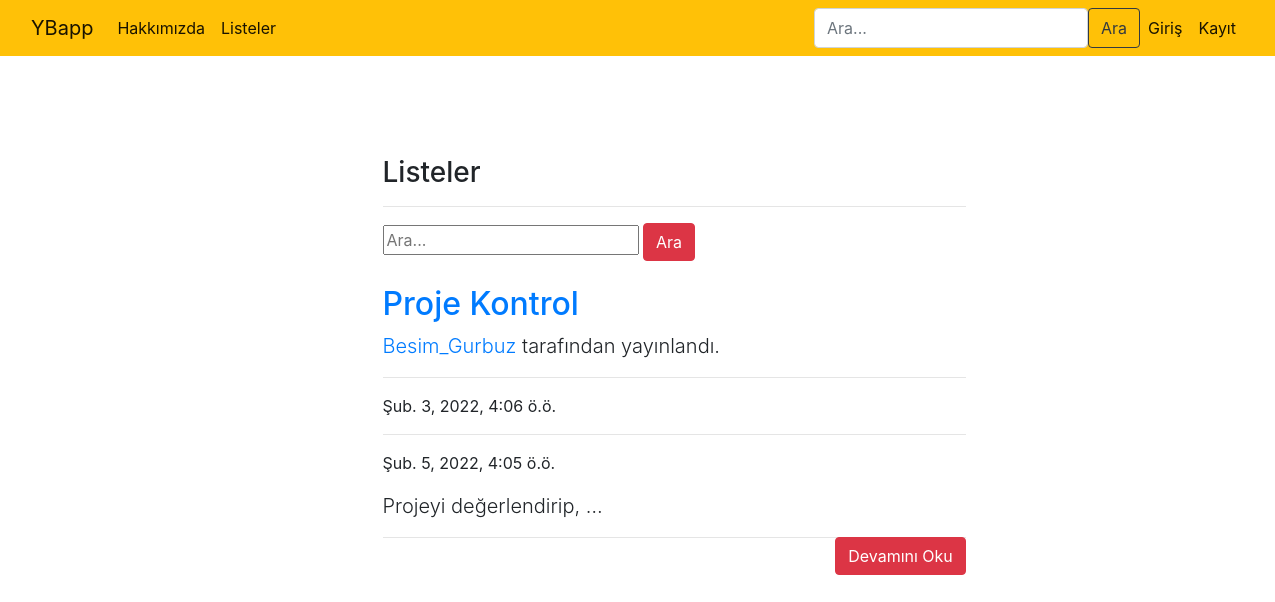
The app's page /yapbitirs/, older data.
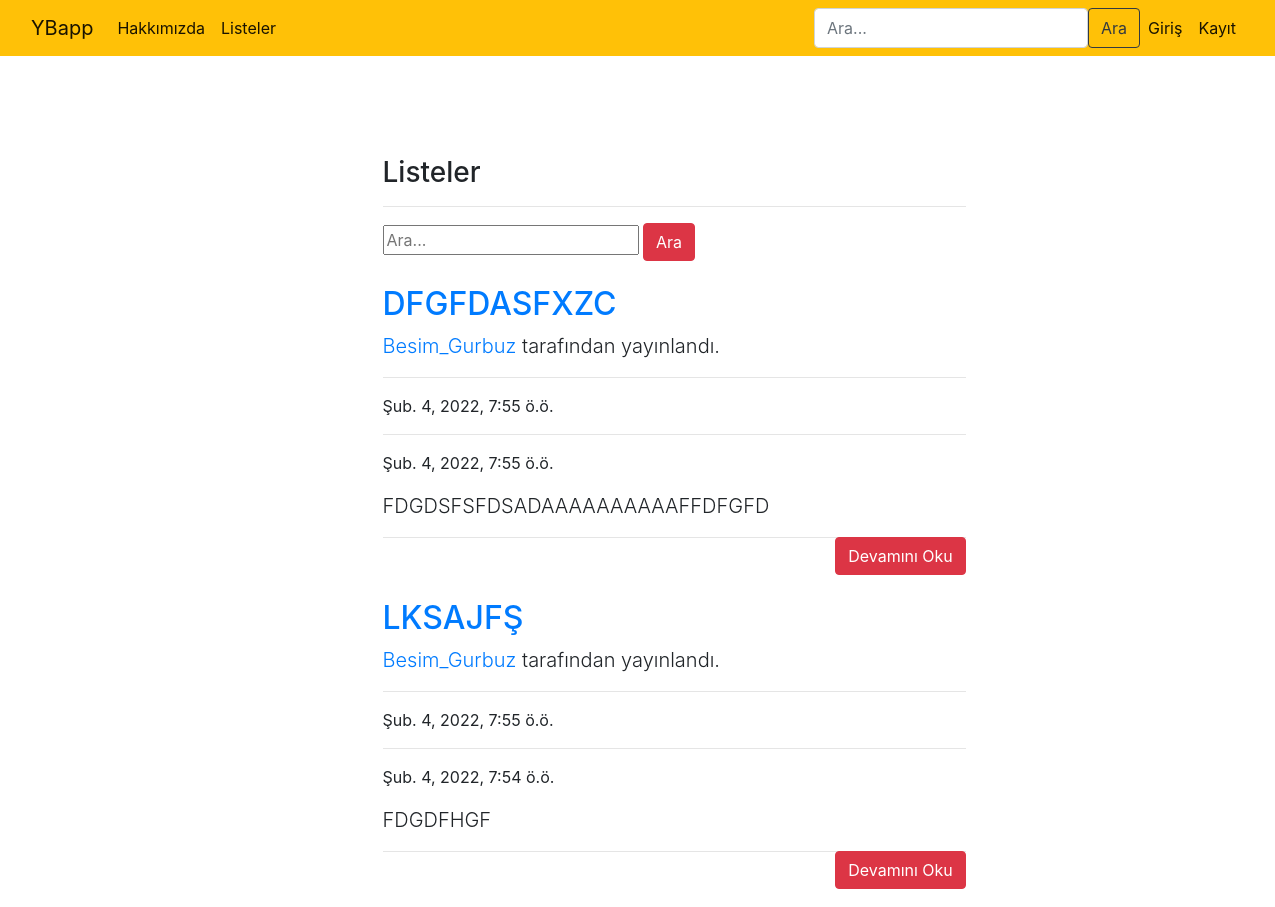
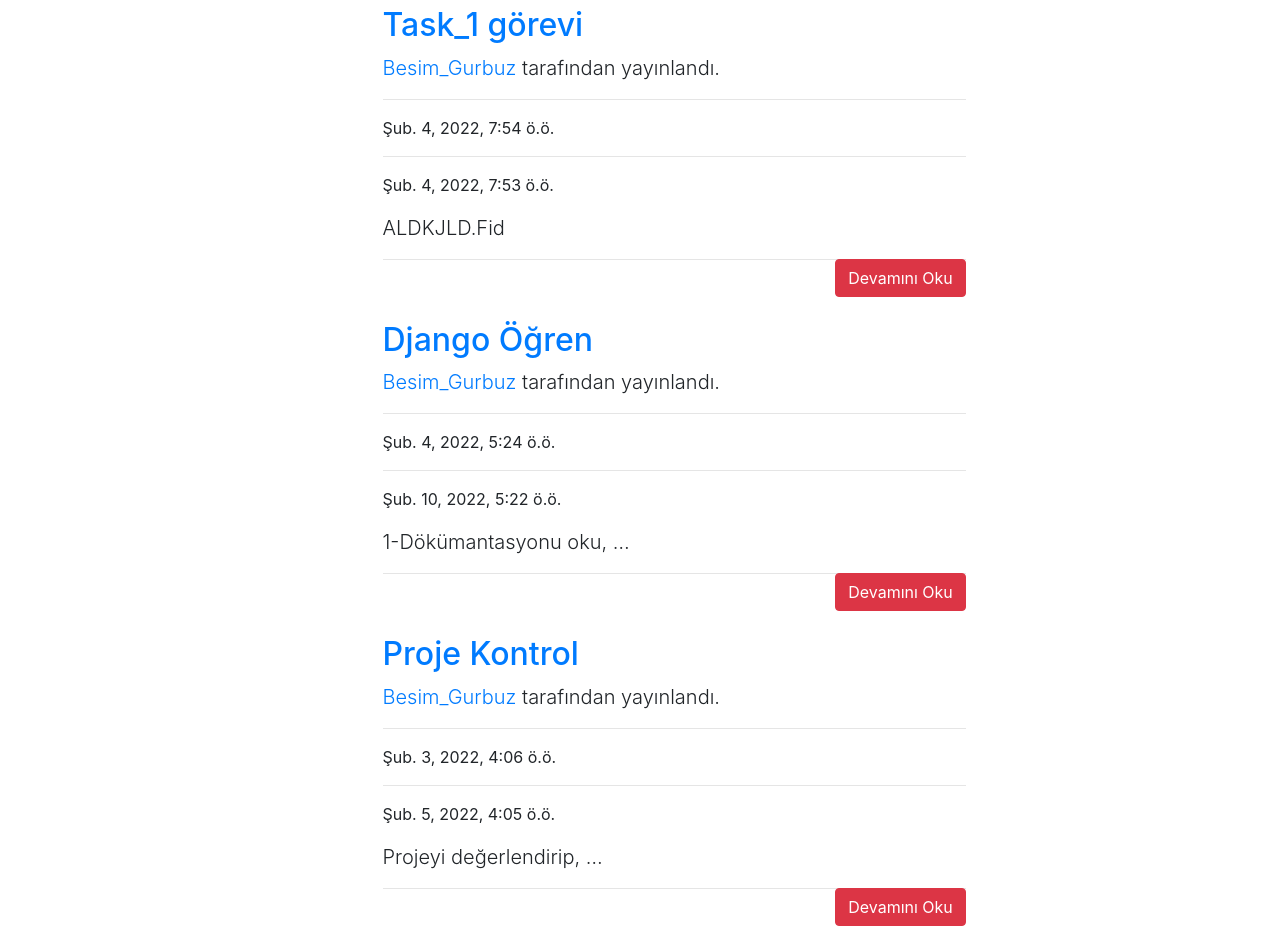
The same page, newer data (2 pictures, top to bottom).
### yapbitir/models.py (models this page shows, shortened)
class Yapbitir(models.Model):
    author = models.ForeignKey("auth.User",on_delete=models.CASCADE,verbose_name="User")
    title = models.CharField(max_length=100, verbose_name="Liste Adı")
    content = models.TextField(verbose_name="YapBtirler")
    finished = models.BooleanField(default=True,verbose_name="Tamamlandı")
    created_date = models.DateTimeField(auto_now_add=True, verbose_name="Oluşturulan Tarihi")
    dateline = models.DateTimeField(default=datetime.now,blank=True)
    class Meta:
        ordering = ['-created_date']

### yapbitir/views.py (the view)
# urls.py: path('yapbitirs/', include("yapbitir.urls")),
def yapbitirs(request):
    keyword = request.GET.get("keyword")
    if keyword:
        yapbitirs = Yapbitir.objects.filter(title__contains = keyword)
        return render(request,"yapbitirs.html", {"yapbitirs" : yapbitirs})
    yapbitirs = Yapbitir.objects.all()
    return render(request, "yapbitirs.html", {"yapbitirs" : yapbitirs})

### templates/yapbitirs.html (shortened to what this page needs)
{% extends "layout.html" %}
{% block body %}
<div class="row">
    <div class="col-md-10 offset-md-3">
        <div class="col-lg-8">
        <h3>Listeler</h3>
        <hr>
        </div>
    </div>
</div>
<div class ="row">
    <div class="col-md-10 offset-md-3">
        <div class="col-lg-8">
            <form>
                <input type="text" name = "keyword" class="input-sm" maxlength="64" placeholder="Ara...">
              <button type="submit" class="btn btn-danger">Ara</button>
            </form>
      </div>
    </div>
</div>
{% if yapbitirs %}
{% for yapbitir in yapbitirs %}
<div class="row">
   <div class="col-md-10 offset-md-3">
    <div class="col-lg-8">
    <a href="{% url 'yapbitir:detail' yapbitir.id %}" ><h2 class="mt-4">{{yapbitir.title}}</h2></a>
      <p class="lead">
        <a href="{% url 'yapbitir:detail' yapbitir.id %}" >{{yapbitir.author.username}}</a> tarafından yayınlandı.
      </p>
      <hr>
      <p>{{yapbitir.created_date}}</p>
      <hr>
      <p>{{yapbitir.dateline}}</p>
      <p class="lead">
          {{yapbitir.content|safe|truncatewords:2}}
      </p>
      <a style="float: right;" href="{% url 'yapbitir:detail' yapbitir.id %}" class = "btn btn-danger">Devamını Oku</a>
      <hr>
        </div>
      </div>
  </div>
{% endfor %}
{% endif %}
{% endblock body %}

Row changes from the older to the newer data that the page shows:
added Yapbitir: title "DFGFDASFXZC", author.username "Besim_Gurbuz", created_date "Şub. 4, 2022, 7:55 ö.ö.", dateline "Şub. 4, 2022, 7:55 ö.ö.", content "FDGDSFSFDSADAAAAAAAAAAFFDFGFD"
added Yapbitir: title "LKSAJFŞ", author.username "Besim_Gurbuz", created_date "Şub. 4, 2022, 7:55 ö.ö.", dateline "Şub. 4, 2022, 7:54 ö.ö.", content "FDGDFHGF"
added Yapbitir: title "Task_1 görevi", author.username "Besim_Gurbuz", created_date "Şub. 4, 2022, 7:54 ö.ö.", dateline "Şub. 4, 2022, 7:53 ö.ö.", content "ALDKJLD.Fid"
added Yapbitir: title "Django Öğren", author.username "Besim_Gurbuz", created_date "Şub. 4, 2022, 5:24 ö.ö.", dateline "Şub. 10, 2022, 5:22 ö.ö.", content "1-Dökümantasyonu oku, …"
